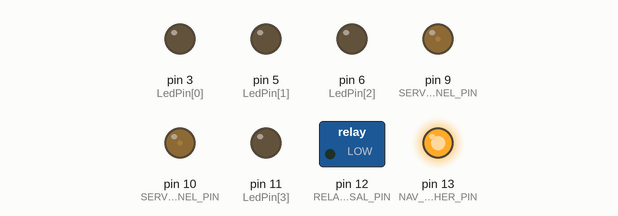
This sketch was run on a simulated Arduino Uno, built with avr-gcc and run on an emulated ATmega328P. Shown: switched loads named in the sketch (green lamp = pin HIGH), output pins drawn as LEDs (lit = HIGH).

Above: at 0.3 s.
At 3.2 s:
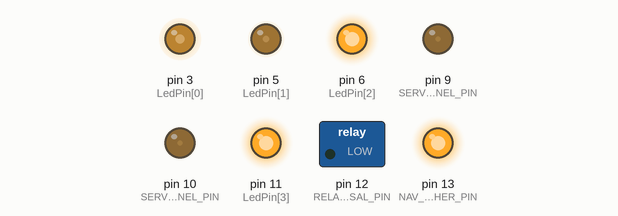
At 11.0 s:
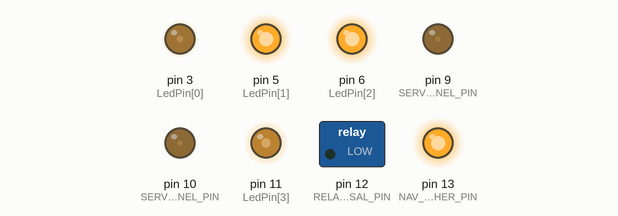
At 20.4 s:
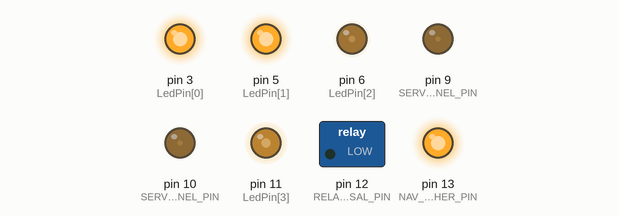
At 29.7 s:
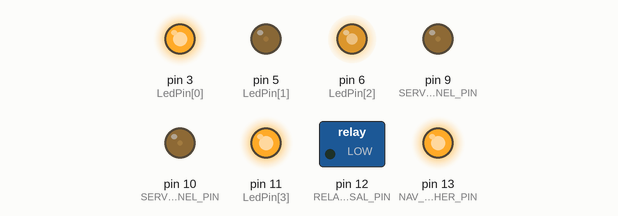
At 39.1 s:
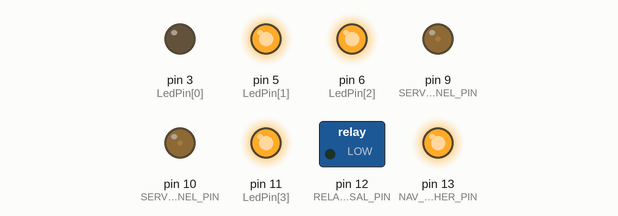
Timing chart, 0 to 40.0 s (numbered marks = the images above):
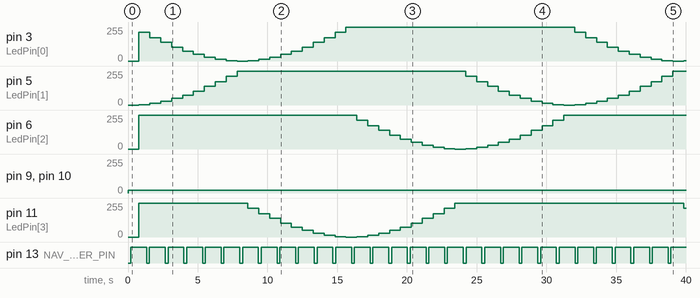

The sketch:

Air-boat-RC.ino
```cpp
  /***************************************************************
 * Arduino BOAT RC specific function
 ***************************************************************
 * by Alain Royer
 *
 *  Air boat RC controller
 *
 *  Feature:
 *      PPM RC input
 *      All standard navigation light : red, green and white
 *      Arming switch
 *      RED rotating beacon (for fun) with controllable speed
 *          This circuit has 8 LEDs, the LEDs are arranged in a circle (Opposite side ON at the same time)
 *          The LEDs are connected to PWM outputs and their brightness is continuously adjusted on a sine wave pattern
 *          This gives the impression of LED brightness rotating around the circle
 *          Rotation speed is controlled by a PPM channel
 *      Motor reversal with protection
 *          Relay for thrust reversal on 1 PPM channel
 *          Motor is allowed to stop before switching the motor direction
 *          100% speed forward
 *          20% speed reverse
 *  Green and Red LED
 *  Flashing White for stern
 *  Steady white for bow
 *
 */

#include <PPMReader.h>

//-------------------------------------------------------------------------------------------------
// Define(s)
//-------------------------------------------------------------------------------------------------

#define NUMBER_OF_BEACON_LED   	        4                                                     // The number of LEDs in the circuit
#define NUMBER_OF_LED_STEP_INTENSITY    10
#define NUMBER_OF_LED_TOTAL_STEP        (NUMBER_OF_BEACON_LED * NUMBER_OF_LED_STEP_INTENSITY)

#define PPM_INTERRUPT_PIN               2                                                     // Interrupt on digital pin 2
#define PPM_CHANNEL_COUNT               6                                                     // PPMReader will expect 6 channel

#define CHANNEL_HEADING                 1                                                     // Channel of the direction control
#define CHANNEL_THROTTLE                3                                                     // Channel of the throttle
#define CHANNEL_BEACON_SPEED	        5                                                     // Rotation speed of the beacon light
#define CHANNEL_ARMING                  6                                                     // Arming switch channel

#define SERVO_THROTTLE_CHANNEL_PIN      9
#define	MIN_CHANNEL_VALUE               1000
#define MAX_CHANNEL_VALUE               2000
#define	MIDDLE_CHANNEL_VALUE	        (((MAX_CHANNEL_VALUE - MIN_CHANNEL_VALUE) / 2) + MIN_CHANNEL_VALUE)
#define RANGE_CHANNEL_VALUE             (MAX_CHANNEL_VALUE - MIN_CHANNEL_VALUE)
#define THROTTLE_RATE_REVERSE	        20
#define THROTTLE_RATE_FORWARD           100
#define THROTTLE_JITTER                 50
#define THROTTLE_DELAY_REVERSAL         65000                                                 // number of iteration before allowing motor reversal

#define RELAY_REVERSAL_PIN              12
#define NAV_LIGHT_FLASHER_PIN           13
#define SERVO_RUDDER_CHANNEL_PIN        10

#define NAV_PULSE_TIMING_HIGH	        200000UL                                              // Pulse is 200 mS
#define NAV_PULSE_TIMING_LOW            (1333333UL - NAV_PULSE_TIMING_HIGH)                   // Pulse will occurred every 1.3 Sec

//-------------------------------------------------------------------------------------------------
// Variable(s) and object(s)
//-------------------------------------------------------------------------------------------------

// LED variables
int       LedPin[NUMBER_OF_BEACON_LED] = {3, 5, 6, 11};                                      // An array of the pin numbers these LEDs are connected to
int       LedIntensity[40]             = {215, 176, 139, 105, 74,  49,  28,  12,  3,   0,   3,   12,  28,  49,  74,  105, 139, 176, 215, 255,
                                          255, 255, 255, 255, 255, 255, 255, 255, 255, 255, 255, 255, 255, 255, 255, 255, 255, 255, 255, 255};
uint32_t  LedLoopCounter               = 0;                                                  // Incremented on each iteration of the main loop
int       LedStep                      = 0;

// Navigation variables
uint32_t  NavTimePulseStamp            = 0;
bool      NavState                     = true;

// PPM class
PPMReader PPM(PPM_INTERRUPT_PIN, PPM_CHANNEL_COUNT);                                         // Initialize a PPMReader class

// Throttle variables
uint32_t  ThrottleLastValue;
uint16_t  ThrottleLoopCounter           = 0;                                                 // Decremented on each iteration of the main loop
bool      IsItForwardMotor              = true;
int       ThrottlePercent               = 100;

//-------------------------------------------------------------------------------------------------
// Setup
//-------------------------------------------------------------------------------------------------

void setup()
{
    // Relay control
    pinMode(RELAY_REVERSAL_PIN, OUTPUT);
    digitalWrite(RELAY_REVERSAL_PIN, LOW);                                       // Forward mode at boot

    // Navigation light
    pinMode(NAV_LIGHT_FLASHER_PIN, OUTPUT);
    digitalWrite(NAV_LIGHT_FLASHER_PIN, LOW);                                    // Nay light off at boot

    for(int i = 0; i < NUMBER_OF_BEACON_LED; i++)         			 // Set the LED pins to be outputs
    {
        pinMode(LedPin[i], OUTPUT);
    }

    setupPWM16(20000);                                                           // 20 mSec timer reload
    //Serial.begin(9600);

    // Those are already the default value but here for convenience.
    PPM.blankTime            = 2100;
    PPM.minChannelValue      = MIN_CHANNEL_VALUE;                                // The minimum possible channel value. Should be lesser than maxChannelValue.
    PPM.maxChannelValue      = MAX_CHANNEL_VALUE;                                // The maximum possible channel value. Should be greater than minChannelValue.
    PPM.channelValueMaxError = 100;                                              // The maximum error in channel value to either direction for still considering the channel value as valid.
                                                                                 // This leeway is required because your PPM outputter may have tiny errors and also,
                                                                                 // the Arduino board's refresh rate only allows a limited resolution for timing functions.
}

//-------------------------------------------------------------------------------------------------
// Main loop
//-------------------------------------------------------------------------------------------------

void loop()
{
    // ----------------------------------------------------------------------------------------------------------------------------
    // Handle Rudder

    int Rudder;
    Rudder = PPM.latestValidChannelValue(CHANNEL_HEADING, 0);
    Rudder = (Rudder == 0) ? MIDDLE_CHANNEL_VALUE : Rudder;  			      // Neutral position until valid value available
    analogWrite16(SERVO_RUDDER_CHANNEL_PIN, Rudder);

    // ----------------------------------------------------------------------------------------------------------------------------
    // Handle Navigation Light

    uint32_t NavActualPulseTime = micros() - NavTimePulseStamp;

    if((NavState == true) && (NavActualPulseTime > NAV_PULSE_TIMING_HIGH))
    {
        NavState = false;
        digitalWrite(NAV_LIGHT_FLASHER_PIN, HIGH);
        NavTimePulseStamp = micros();
    }
    else if((NavState == false) && ((NavActualPulseTime > NAV_PULSE_TIMING_LOW)))
    {
        NavState = true;
        digitalWrite(NAV_LIGHT_FLASHER_PIN, LOW);
        NavTimePulseStamp = micros();
    }

    // ----------------------------------------------------------------------------------------------------------------------------
    // Handle Forward/Reverse motor relay

    uint32_t Arming = PPM.latestValidChannelValue(CHANNEL_ARMING, 0);

    if(((Arming >  MIDDLE_CHANNEL_VALUE) && (IsItForwardMotor == true)) ||
       ((Arming <= MIDDLE_CHANNEL_VALUE) && (IsItForwardMotor == false)))
    {
        // Override the throttle
        analogWrite16(SERVO_THROTTLE_CHANNEL_PIN, MIN_CHANNEL_VALUE);
        ThrottleLoopCounter = THROTTLE_DELAY_REVERSAL;
        IsItForwardMotor    = (IsItForwardMotor == true) ? false : true;
        //Serial.print("Reversing \r\n");
    }

    // ----------------------------------------------------------------------------------------------------------------------------
    // Handle Throttle position

    if(ThrottleLoopCounter != 0)
    {
        ThrottleLoopCounter--;

        if(ThrottleLoopCounter == 0)                                                  // If we reach zero then reverse the motor
        {
            if(IsItForwardMotor == true)
            {
                digitalWrite(RELAY_REVERSAL_PIN, LOW);
                ThrottlePercent = 100;
            }
            else
            {
                digitalWrite(RELAY_REVERSAL_PIN, HIGH);
                ThrottlePercent = 20;
            }
        }
    }
    else
    {
        uint32_t Throttle = PPM.latestValidChannelValue(CHANNEL_THROTTLE, 0);
        Throttle = (Throttle == 0) ? MIN_CHANNEL_VALUE : Throttle;                    // Neutral position until a valid value available (prevent arming of ESC)
        Throttle -= MIN_CHANNEL_VALUE;
        Throttle *= ThrottlePercent;                                                  // Apply percent value
        Throttle /= 100;                                                              // Divide by 100%
        Throttle += MIN_CHANNEL_VALUE;
        analogWrite16(SERVO_THROTTLE_CHANNEL_PIN, Throttle);
        //Serial.print(String(Throttle) + "\r\n");
    }

    // ----------------------------------------------------------------------------------------------------------------------------
    // Handle LED beacon

    uint32_t BeaconSpeed  = (RANGE_CHANNEL_VALUE - (PPM.latestValidChannelValue(CHANNEL_BEACON_SPEED, 0) - MIN_CHANNEL_VALUE));

    if(LedLoopCounter >= BeaconSpeed)                                                 // If the number of main loop iterations is high enough then change the LEDs
    {
        int OffsetLed = 0;

        for(int i = 0; i < NUMBER_OF_BEACON_LED; i++)
        {
            analogWrite(LedPin[i], LedIntensity[(LedStep + OffsetLed) % NUMBER_OF_LED_TOTAL_STEP]);
            OffsetLed += 10;
        }
        LedLoopCounter = 0;                                                           // Reset the main loop counter
        LedStep++;

        if(LedStep >= 40)
        {
            LedStep = 0;
        }
    }
    else
    {                                                                 	              // Otherwise increment the counter
        LedLoopCounter++;
    }

    // ----------------------------------------------------------------------------------------------------------------------------
    // Print latest valid values from all channels
    //for(int Channel = 1; Channel <= PPM_CHANNEL_COUNT; Channel++)
    //{
    //    uint32_t Value = PPM.latestValidChannelValue(Channel, 0);
    //    Serial.print(String(Value) + " ");
    //}
    //Serial.println();
}

//-------------------------------------------------------------------------------------------------
// Function(s)
//-------------------------------------------------------------------------------------------------

void setupPWM16(int icr)
{
    DDRB  |= _BV(PB1) | _BV(PB2);                       // set pins as outputs
    TCCR1A = _BV(COM1A1) | _BV(COM1B1) | _BV(WGM11);    // non-inverting PWM, mode 14: fast PWM, TOP=ICR1
    TCCR1B = _BV(WGM13) | _BV(WGM12) | _BV(CS11);       // prescaler Clock / 8  (1 MHz)
    ICR1 = icr;                                         // TOP counter value
}


// 16-bit version of analogWrite(). Works only on pins 9 and 10.
void analogWrite16(uint8_t pin, uint16_t val)
{
    switch(pin)
    {
        case  9: OCR1A = val; break;
        case 10: OCR1B = val; break;
    }
}
```

Measured:
- by itself, pin 9 (SERVO_THROTTLE_CHANNEL_PIN), pin 10 (SERVO_RUDDER_CHANNEL_PIN): 0/255 → 19/255 at 0.01 s
- by itself, pin 13 (NAV_LIGHT_FLASHER_PIN): alternates HIGH for 1.1 s and LOW for 0.20 s
- by itself, pin 5 (LedPin[1]): 0/255 → 3/255 at 0.79 s, → 12/255 0.78 s later, → 28/255 0.78 s later, → 49/255 0.78 s later, … (30 changes in this stretch)
- by itself, pin 3 (LedPin[0]): 0/255 → 215/255 at 0.79 s, → 176/255 0.78 s later, → 139/255 0.78 s later, → 105/255 0.78 s later, … (31 changes in this stretch)
